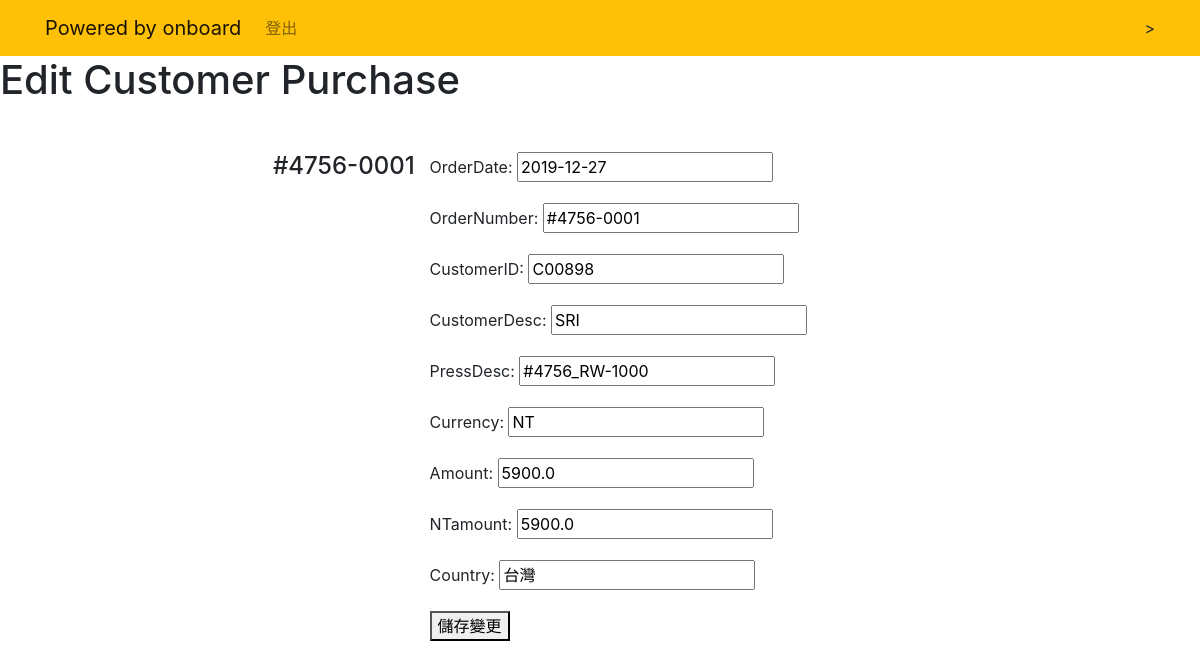
Screenshot of /purchase/1 (signed in) with the database file from the repository.
### display/models.py (models this page shows, shortened)
class purchase(models.Model):
    orderDate = models.DateField()
    orderNumber = models.CharField(max_length=100)
    customerID = models.CharField(max_length=100)
    customerDesc = models.CharField(max_length=250)
    pressDesc = models.CharField(max_length=250)
    currency = models.CharField(max_length=20)
    amount = models.FloatField()
    NTamount = models.FloatField()
    country = models.CharField(max_length=100)
    group = models.CharField(max_length=250)

### display/views.py (the view, shortened to what this page needs)
# urls.py: path('purchase/<int:purchase_pk>', dv.editPurchase, name='editPurchase'),
@login_required
def editPurchase(request, purchase_pk):
    editpurchase = get_object_or_404(purchase, pk= purchase_pk)
    if request.method == "GET":
        form = editPurchaseForm(instance=editpurchase)
        return render(request, 'display/editPurchase.html', {'purchase': editpurchase,'form': form})

### display/forms.py
class editPurchaseForm(ModelForm):
    class Meta:
        model = purchase
        fields = ['orderDate', 'orderNumber', 'customerID', 'customerDesc', 'pressDesc',
                  'currency', 'amount', 'NTamount', 'country']

### display/templates/display/editPurchase.html (shortened to what this page needs)
{% extends 'display/base.html' %}
{% block content %}
<h1>Edit Customer Purchase</h1>
<div class="row justify-content-center mt-5">
    <br><br>
    <h4>{{ purchase.orderNumber }}</h4>
    <br><br>
        <div class="col-md-5">
            <form method="POST">
                {{ form.as_p }}
                <button type = "submit" >儲存變更</button>
            </form>
        </div>
</div>
{% endblock %}

### rows the page displays
purchase: orderNumber "#4756-0001", orderDate "2019-12-27", customerID "C00898", customerDesc "SRI", pressDesc "#4756_RW-1000", currency "NT", amount "5900.0", NTamount "5900.0", country "台灣"
